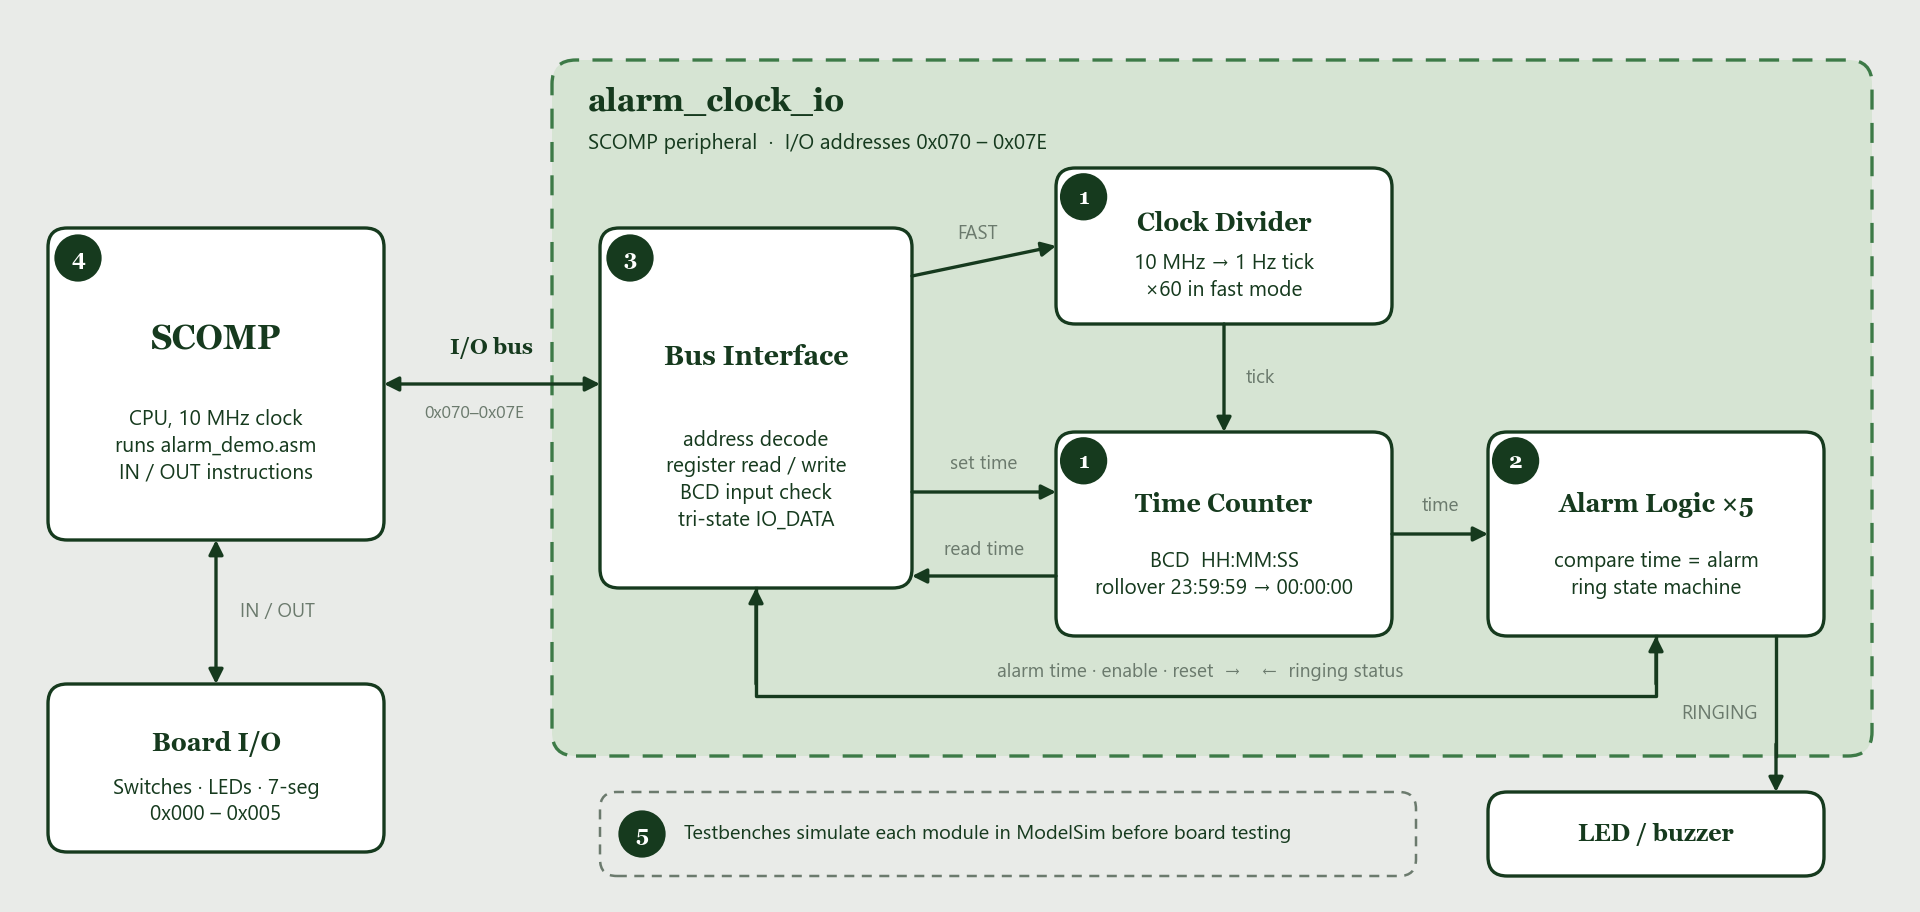

This figure's Python source:
import sys
import matplotlib
matplotlib.use("Agg")
import matplotlib.pyplot as plt
from matplotlib.patches import FancyBboxPatch, FancyArrowPatch

BG="#E9EBE8"; DK="#163A1E"; MID="#3D7A47"; LT="#D6E4D3"; WH="#FFFFFF"; GR="#6B7A6D"
fig=plt.figure(figsize=(16,7.6),dpi=120); fig.patch.set_facecolor(BG)
ax=fig.add_axes([0,0,1,1]); ax.set_xlim(0,160); ax.set_ylim(3,79); ax.axis("off")
T="Georgia"; S="Segoe UI"

def box(x,y,w,h,title,sub="",fill=WH,edge=DK,tc=DK,lw=2,ts=17,ss=12.5,ls="-"):
    ax.add_patch(FancyBboxPatch((x,y),w,h,boxstyle="round,pad=0,rounding_size=1.6",fc=fill,ec=edge,lw=lw,ls=ls))
    if sub:
        ax.text(x+w/2,y+h*0.64,title,ha="center",va="center",fontsize=ts,family=T,color=tc,weight="bold")
        ax.text(x+w/2,y+h*0.30,sub,ha="center",va="center",fontsize=ss,family=S,color=tc,linespacing=1.35)
    else:
        ax.text(x+w/2,y+h/2,title,ha="center",va="center",fontsize=ts,family=T,color=tc,weight="bold")

def arrow(p,q,label="",lp=None,both=False,color=DK,ha="center",cs="arc3"):
    ax.add_patch(FancyArrowPatch(p,q,arrowstyle=("<|-|>" if both else "-|>"),mutation_scale=18,lw=2,color=color,connectionstyle=cs,shrinkA=0,shrinkB=0))
    if label:
        lx,ly=lp if lp else ((p[0]+q[0])/2,(p[1]+q[1])/2+1.6)
        ax.text(lx,ly,label,ha=ha,va="center",fontsize=11.5,family=S,color=GR)

def tag(x,y,n):
    ax.add_patch(plt.Circle((x,y),1.9,color=DK,zorder=5))
    ax.text(x,y-0.1,n,ha="center",va="center",fontsize=13,family=T,color=WH,weight="bold",zorder=6)


# Peripheral container
ax.add_patch(FancyBboxPatch((46,16),110,58,boxstyle="round,pad=0,rounding_size=2",fc=LT,ec=MID,lw=2,ls=(0,(6,4))))
ax.text(49,70.5,"alarm_clock_io",fontsize=19,family=T,color=DK,weight="bold",va="center")
ax.text(49,67,"SCOMP peripheral  ·  I/O addresses 0x070 – 0x07E",fontsize=12.5,family=S,color=DK,va="center")

# SCOMP
box(4,34,28,26,"SCOMP","CPU, 10 MHz clock\nruns alarm_demo.asm\nIN / OUT instructions",ts=20)
tag(6.5,57.5,"4")
# base IO
box(4,8,28,14,"Board I/O","Switches · LEDs · 7-seg\n0x000 – 0x005",ts=15)

# Bus: SCOMP <-> alarm peripheral
arrow((32,47),(50,47),both=True)
ax.text(41,49.5,"I/O bus",fontsize=13,family=T,color=DK,ha="center",weight="bold")
ax.text(39.5,44.5,"0x070–0x07E",fontsize=10.5,family=S,color=GR,ha="center",va="center")
# SCOMP <-> board I/O (SCOMP drives LEDs / 7-seg itself)
arrow((18,34),(18,22),both=True)
ax.text(20,28,"IN / OUT",fontsize=11.5,family=S,color=GR,va="center")

# Inside
box(50,30,26,30,"Bus Interface","address decode\nregister read / write\nBCD input check\ntri-state IO_DATA",ts=16)
tag(52.5,57.5,"3")
box(88,52,28,13,"Clock Divider","10 MHz → 1 Hz tick\n×60 in fast mode",ts=15)
tag(90.3,62.6,"1")
box(88,26,28,17,"Time Counter","BCD  HH:MM:SS\nrollover 23:59:59 → 00:00:00",ts=15)
tag(90.3,40.6,"1")
box(124,26,28,17,"Alarm Logic ×5","compare time = alarm\nring state machine",ts=15)
tag(126.3,40.6,"2")

arrow((76,56),(88,58.5),"FAST",lp=(81.5,59.5))
arrow((102,52),(102,43),"tick",lp=(105,47.5))
arrow((76,38),(88,38),"set time",lp=(82,40.3),both=False)
arrow((88,31),(76,31),"read time",lp=(82,33.2))
arrow((116,34.5),(124,34.5),"time",lp=(120,36.8))
# bus <-> alarm, routed under
ax.plot([63,63,138,138],[30,21,21,26],color=DK,lw=2)
ax.add_patch(FancyArrowPatch((138,22),(138,26),arrowstyle="-|>",mutation_scale=18,lw=2,color=DK,shrinkA=0,shrinkB=0))
ax.add_patch(FancyArrowPatch((63,22),(63,30),arrowstyle="-|>",mutation_scale=18,lw=2,color=DK,shrinkA=0,shrinkB=0))
ax.text(100,23,"alarm time · enable · reset  →    ←  ringing status",fontsize=11.5,family=S,color=GR,ha="center",va="center")

# Ringing output
box(124,6,28,7,"LED / buzzer",ts=14,fill=WH)
ax.plot([148,148],[26,16],color=DK,lw=2)
ax.add_patch(FancyArrowPatch((148,17),(148,13),arrowstyle="-|>",mutation_scale=18,lw=2,color=DK,shrinkA=0,shrinkB=0))
ax.text(146.5,19.5,"RINGING",fontsize=11.5,family=S,color=GR,va="center",ha="right")

# Verification note
ax.add_patch(FancyBboxPatch((50,6),68,7,boxstyle="round,pad=0,rounding_size=1.4",fc=BG,ec=GR,lw=1.5,ls=(0,(4,3))))
tag(53.5,9.5,"5")
ax.text(57,9.5,"Testbenches simulate each module in ModelSim before board testing",fontsize=12,family=S,color=DK,va="center")

fig.savefig(sys.argv[1],facecolor=BG)
